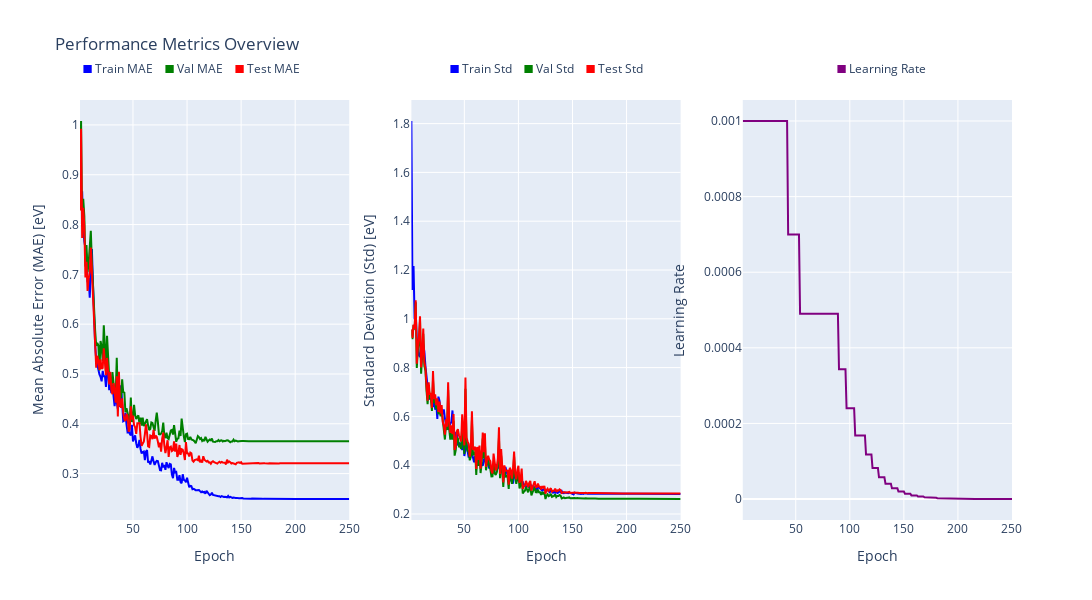

Notebook cell for this chart:
### Code cell
# Create subplot figure with 1 row and 3 columns
fig = make_subplots(rows=1, cols=3, subplot_titles=(
    "Learning Curves",
    "Standard Deviation of Mean Error",
    "Learning Rate Schedule"
))

# === Subplot 1: Learning Curves ===
fig.add_trace(go.Scatter(
    x=df_training['Epoch'], y=df_training['Train_MAE_eV'],
    mode='lines', line=dict(color='blue'), name='Train MAE', showlegend=False
), row=1, col=1)

fig.add_trace(go.Scatter(
    x=df_training['Epoch'], y=df_training['Val_MAE_eV'],
    mode='lines', line=dict(color='green'), name='Val MAE', showlegend=False
), row=1, col=1)

fig.add_trace(go.Scatter(
    x=df_training['Epoch'], y=df_training['Test_MAE_eV'],
    mode='lines', line=dict(color='red'), name='Test MAE', showlegend=False
), row=1, col=1)

# === Subplot 2: Std ===
fig.add_trace(go.Scatter(
    x=df_training['Epoch'], y=df_training['Train_std_eV'],
    mode='lines', line=dict(color='blue'), name='Train Std', showlegend=False
), row=1, col=2)

fig.add_trace(go.Scatter(
    x=df_training['Epoch'], y=df_training['Val_std_eV'],
    mode='lines', line=dict(color='green'), name='Val Std', showlegend=False
), row=1, col=2)

fig.add_trace(go.Scatter(
    x=df_training['Epoch'], y=df_training['Test_std_eV'],
    mode='lines', line=dict(color='red'), name='Test Std', showlegend=False
), row=1, col=2)

# === Subplot 3: LR ===
fig.add_trace(go.Scatter(
    x=df_training['Epoch'], y=df_training['Learning_Rate'],
    mode='lines', line=dict(color='purple'), name='Learning Rate', showlegend=False
), row=1, col=3)

# Annotations for custom legends
fig.update_layout(
    annotations=[
        # Legend 1
        dict(x=0.12, y=1.05, xref='paper', yref='paper',
             text='<span style="color:blue">■</span> Train MAE &nbsp;&nbsp; <span style="color:green">■</span> Val MAE &nbsp;&nbsp; <span style="color:red">■</span> Test MAE',
             showarrow=False, font=dict(size=12)),

        # Legend 2
        dict(x=0.5, y=1.05, xref='paper', yref='paper',
             text='<span style="color:blue">■</span> Train Std &nbsp;&nbsp; <span style="color:green">■</span> Val Std &nbsp;&nbsp; <span style="color:red">■</span> Test Std',
             showarrow=False, font=dict(size=12)),

        # Legend 3
        dict(x=0.86, y=1.05, xref='paper', yref='paper',
             text='<span style="color:purple">■</span> Learning Rate',
             showarrow=False, font=dict(size=12)),
    ]
)

# Layout and axes
fig.update_layout(
    height=600, width=2000, title_text="Performance Metrics Overview", showlegend=False
)

fig.update_xaxes(title_text="Epoch", row=1, col=1)
fig.update_yaxes(title_text="Mean Absolute Error (MAE) [eV]", row=1, col=1)

fig.update_xaxes(title_text="Epoch", row=1, col=2)
fig.update_yaxes(title_text="Standard Deviation (Std) [eV]", row=1, col=2)

fig.update_xaxes(title_text="Epoch", row=1, col=3)
fig.update_yaxes(title_text="Learning Rate", row=1, col=3)

fig.show()

### Figure 1 — Plotly figure (JSON) as saved in the notebook; plotly's stock layout.template omitted (floating-point values rounded to 4 significant figures; data arrays with more than 128 entries replaced by an {"elided": "..."} marker saying what was removed)
{"data": [{"line": {"color": "blue"}, "mode": "lines", "name": "Train MAE", "showlegend": false, "type": "scatter", "x": {"elided": "250 int values"}, "xaxis": "x", "y": {"elided": "250 float values"}, "yaxis": "y"}, {"line": {"color": "green"}, "mode": "lines", "name": "Val MAE", "showlegend": false, "type": "scatter", "x": {"elided": "250 int values"}, "xaxis": "x", "y": {"elided": "250 float values"}, "yaxis": "y"}, {"line": {"color": "red"}, "mode": "lines", "name": "Test MAE", "showlegend": false, "type": "scatter", "x": {"elided": "250 int values"}, "xaxis": "x", "y": {"elided": "250 float values"}, "yaxis": "y"}, {"line": {"color": "blue"}, "mode": "lines", "name": "Train Std", "showlegend": false, "type": "scatter", "x": {"elided": "250 int values"}, "xaxis": "x2", "y": {"elided": "250 float values"}, "yaxis": "y2"}, {"line": {"color": "green"}, "mode": "lines", "name": "Val Std", "showlegend": false, "type": "scatter", "x": {"elided": "250 int values"}, "xaxis": "x2", "y": {"elided": "250 float values"}, "yaxis": "y2"}, {"line": {"color": "red"}, "mode": "lines", "name": "Test Std", "showlegend": false, "type": "scatter", "x": {"elided": "250 int values"}, "xaxis": "x2", "y": {"elided": "250 float values"}, "yaxis": "y2"}, {"line": {"color": "purple"}, "mode": "lines", "name": "Learning Rate", "showlegend": false, "type": "scatter", "x": {"elided": "250 int values"}, "xaxis": "x3", "y": {"elided": "250 float values"}, "yaxis": "y3"}], "layout": {"annotations": [{"font": {"size": 12}, "showarrow": false, "text": "<span style=\"color:blue\">■</span> Train MAE &nbsp;&nbsp; <span style=\"color:green\">■</span> Val MAE &nbsp;&nbsp; <span style=\"color:red\">■</span> Test MAE", "x": 0.12, "xanchor": "center", "xref": "paper", "y": 1.05, "yanchor": "bottom", "yref": "paper"}, {"font": {"size": 12}, "showarrow": false, "text": "<span style=\"color:blue\">■</span> Train Std &nbsp;&nbsp; <span style=\"color:green\">■</span> Val Std &nbsp;&nbsp; <span style=\"color:red\">■</span> Test Std", "x": 0.5, "xanchor": "center", "xref": "paper", "y": 1.05, "yanchor": "bottom", "yref": "paper"}, {"font": {"size": 12}, "showarrow": false, "text": "<span style=\"color:purple\">■</span> Learning Rate", "x": 0.86, "xanchor": "center", "xref": "paper", "y": 1.05, "yanchor": "bottom", "yref": "paper"}], "height": 600, "showlegend": false, "title": {"text": "Performance Metrics Overview"}, "width": 2000, "xaxis": {"anchor": "y", "domain": [0, 0.2889], "title": {"text": "Epoch"}}, "xaxis2": {"anchor": "y2", "domain": [0.3556, 0.6444], "title": {"text": "Epoch"}}, "xaxis3": {"anchor": "y3", "domain": [0.7111, 1], "title": {"text": "Epoch"}}, "yaxis": {"anchor": "x", "domain": [0, 1], "title": {"text": "Mean Absolute Error (MAE) [eV]"}}, "yaxis2": {"anchor": "x2", "domain": [0, 1], "title": {"text": "Standard Deviation (Std) [eV]"}}, "yaxis3": {"anchor": "x3", "domain": [0, 1], "title": {"text": "Learning Rate"}}}}
